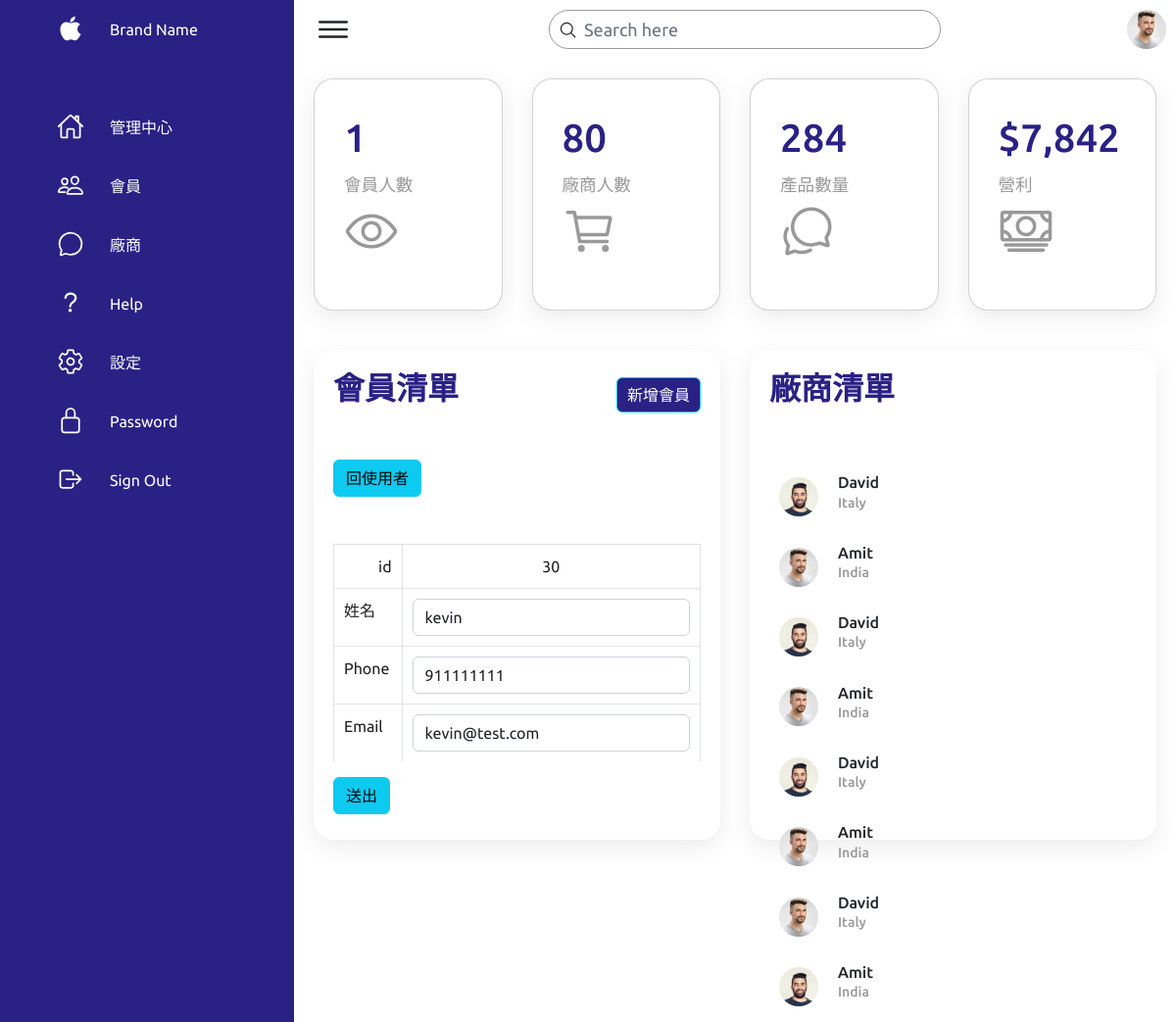
Screenshot of /travel-user/admin-edit-user.php?id=30 with the database file from the repository.
### tables this page shows
CREATE TABLE `users` (
  `id` int(20) UNSIGNED NOT NULL,
  `account` varchar(255) NOT NULL COMMENT '帳戶',
  `password` varchar(255) NOT NULL COMMENT '密碼',
  `name` varchar(255) NOT NULL COMMENT '姓名',
  `phone` varchar(255) NOT NULL COMMENT '電話',
  `email` varchar(255) NOT NULL COMMENT '信箱',
  `identification` varchar(255) NOT NULL COMMENT '身分證',
  `birthday` date NOT NULL COMMENT '生日',
  `gender` int(20) NOT NULL COMMENT '性別',
  `created_at` datetime NOT NULL COMMENT '創建時間',
  `points` int(20) NOT NULL COMMENT '點數',
  `level` int(20) NOT NULL COMMENT '等級',
  `coupon` int(20) NOT NULL COMMENT '優惠券',
  `valid` int(20) NOT NULL COMMENT '軟刪除'
);

### travel-user/admin-edit-user.php (the view, shortened to what this page needs)
<?php
$id = $_GET["id"];
require_once("../db-connect2.php");
$sql = "SELECT * FROM users WHERE id='$id' AND valid=1";
$result = $conn->query($sql);
$userCount = $result->num_rows;
$row = $result->fetch_assoc();
?>
<!DOCTYPE html>
<html lang="en">
<head>
    <link href="https://cdn.jsdelivr.net/npm/bootstrap@5.2.1/dist/css/bootstrap.min.css" rel="stylesheet">
    <link rel="stylesheet" href="assets/css/style.css">
</head>
<body>
    <div class="crud-container">
        <div class="navigation">
            <ul>
                <li>
                    <a href="#">
                        <span class="icon">
                            <ion-icon name="logo-apple"></ion-icon>
                        </span>
                        <span class="title">Brand Name</span>
                    </a>
                </li>
                <li>
                    <a href="admin.php">
                        <span class="icon">
                            <ion-icon name="home-outline"></ion-icon>
                        </span>
                        <span class="title">管理中心</span>
                    </a>
                </li>
                <li>
                    <a href="#">
                        <span class="icon">
                            <ion-icon name="people-outline"></ion-icon>
                        </span>
                        <span class="title">會員</span>
                    </a>
                </li>
                <li>
                    <a href="#">
                        <span class="icon">
                            <ion-icon name="chatbubble-outline"></ion-icon>
                        </span>
                        <span class="title">廠商</span>
                    </a>
                </li>
                <li>
                    <a href="#">
                        <span class="icon">
                            <ion-icon name="help-outline"></ion-icon>
                        </span>
                        <span class="title">Help</span>
                    </a>
                </li>
                <li>
                    <a href="#">
                        <span class="icon">
                            <ion-icon name="settings-outline"></ion-icon>
                        </span>
                        <span class="title">設定</span>
                    </a>
                </li>
                <li>
                    <a href="#">
                        <span class="icon">
                            <ion-icon name="lock-closed-outline"></ion-icon>
                        </span>
                        <span class="title">Password</span>
                    </a>
                </li>
                <li>
                    <a href="#">
                        <span class="icon">
                            <ion-icon name="log-out-outline"></ion-icon>
                        </span>
                        <span class="title">Sign Out</span>
                    </a>
                </li>
            </ul>
        </div>
        <div class="main">
            <div class="topbar">
                <div class="toggle">
                    <ion-icon name="menu-outline"></ion-icon>
                </div>
                <div class="search">
                    <form action="admin.php" method="get">
                        <label>
                            <input type="text" placeholder="Search here" class="form-control" name="search">
                            <ion-icon name="search-outline"></ion-icon>
                        </label>
                    </form>
                </div>
                <div class="user">
                    <img src="assets/imgs/customer01.jpg" alt="">
                </div>
            </div>
            <div class="cardBox">
                <div class="card">
                    <div>
                        <div class="numbers"><?= $userCount ?></div>
                        <div class="cardName">會員人數
                        </div>
                    </div>
                    <div class="iconBx">
                        <ion-icon name="eye-outline"></ion-icon>
                    </div>
                </div>
                <div class="card">
                    <div>
                        <div class="numbers">80</div>
                        <div class="cardName">廠商人數</div>
                    </div>
                    <div class="iconBx">
                        <ion-icon name="cart-outline"></ion-icon>
                    </div>
                </div>
                <div class="card">
                    <div>
                        <div class="numbers">284</div>
                        <div class="cardName">產品數量</div>
                    </div>
                    <div class="iconBx">
                        <ion-icon name="chatbubbles-outline"></ion-icon>
                    </div>
                </div>
                <div class="card">
                    <div>
                        <div class="numbers">$7,842</div>
                        <div class="cardName">營利</div>
                    </div>
                    <div class="iconBx">
                        <ion-icon name="cash-outline"></ion-icon>
                    </div>
                </div>
            </div>
            <div class="details">
                <div class="recentOrders">
                    <div class="cardHeader">
                        <h2>會員清單</h2>
                        <div class="py-2 d-flex justify-content-end">
                            <a class="btn btn-info" href="admin-add-user.php">新增會員</a>
                        </div>
                    </div>
                    <?php if ($userCount == 0) : ?>
                        使用者不存在
                    <?php else : ?>
                        <div class="py-2">
                            <a class="btn btn-info" href="admin-user.php?id=<?= $row["id"] ?>">回使用者</a>
                        </div>
                        <form action="admin-doUpdate.php" method="post">
                            <table class="table table-bordered">
                                <tbody>
                                    <tr>
                                        <td>id</td>
                                        <td>
                                            <?= $row["id"] ?>
                                        </td>
                                    </tr>
                                    <tr>
                                        <td>姓名</td>
                                        <td>
                                            <input type="text" class="form-control" value="<?= $row["name"] ?>" name="name">
                                        </td>
                                    </tr>
                                    <tr>
                                        <td>Phone</td>
                                        <td>
                                            <input type="text" class="form-control" value="<?= $row["phone"] ?>" name="phone">
                                        </td>
                                    </tr>
                                    <tr>
                                        <td>Email</td>
                                        <td>
                                            <input type="text" class="form-control" value="<?= $row["email"] ?>" name="email">
                                        </td>
                                    </tr>
                                </tbody>
                            </table>
                            <button class="btn btn-info" type="submit">送出</button>
                        </form>
                    <?php endif; ?>
                </div>
                <div class="recentCustomers">
                    <div class="cardHeader">
                        <h2>廠商清單</h2>
                    </div>
                    <table>
                        <tr>
                            <td width="60px">
                                <div class="imgBx"><img src="assets/imgs/customer02.jpg" alt=""></div>
                            </td>
                            <td>
                                <h4>David <br> <span>Italy</span></h4>
                            </td>
                        </tr>
                        <tr>
                            <td width="60px">
                                <div class="imgBx"><img src="assets/imgs/customer01.jpg" alt=""></div>
                            </td>
                            <td>
                                <h4>Amit <br> <span>India</span></h4>
                            </td>
                        </tr>
                        <tr>
                            <td width="60px">
                                <div class="imgBx"><img src="assets/imgs/customer02.jpg" alt=""></div>
                            </td>
                            <td>
                                <h4>David <br> <span>Italy</span></h4>
                            </td>
                        </tr>
                        <tr>
                            <td width="60px">
                                <div class="imgBx"><img src="assets/imgs/customer01.jpg" alt=""></div>
                            </td>
                            <td>
                                <h4>Amit <br> <span>India</span></h4>
                            </td>
                        </tr>
                        <tr>
                            <td width="60px">
                                <div class="imgBx"><img src="assets/imgs/customer02.jpg" alt=""></div>
                            </td>
                            <td>
                                <h4>David <br> <span>Italy</span></h4>
                            </td>
                        </tr>
                        <tr>
                            <td width="60px">
                                <div class="imgBx"><img src="assets/imgs/customer01.jpg" alt=""></div>
                            </td>
                            <td>
                                <h4>Amit <br> <span>India</span></h4>
                            </td>
                        </tr>
                        <tr>
                            <td width="60px">
                                <div class="imgBx"><img src="assets/imgs/customer01.jpg" alt=""></div>
                            </td>
                            <td>
                                <h4>David <br> <span>Italy</span></h4>
                            </td>
                        </tr>
                        <tr>
                            <td width="60px">
                                <div class="imgBx"><img src="assets/imgs/customer02.jpg" alt=""></div>
                            </td>
                            <td>
                                <h4>Amit <br> <span>India</span></h4>
                            </td>
                        </tr>
                    </table>
                </div>
            </div>
        </div>
    </div>
</body>
</html>

### travel-user/admin-edit-user.php (style rules this page uses)
.search label ion-icon { position: absolute; top: 11px; left: 10px; font-size: 1.2rem; }
.details { grid-template-columns: 1fr 1fr; }

### rows the page displays
users: id "30", name "kevin", phone "911111111", email "kevin@test.com"

### other values shown
$userCount "1"
